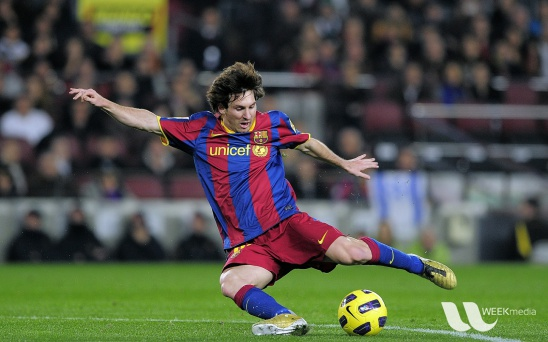
#> input picture messi.jpg, 548 x 342 px
$ python TemplateMatching_inOpenCV.py
#> lines starting #> are read from the running program, lines starting #| are printed output that depends on the picture
# -*- coding: utf-8 -*-
"""
Created on Tue Mar 07 09:43:07 2017

@author: USER
"""

import cv2
import numpy as np
from matplotlib import pyplot as plt

img=cv2.imread('messi.jpg',0)
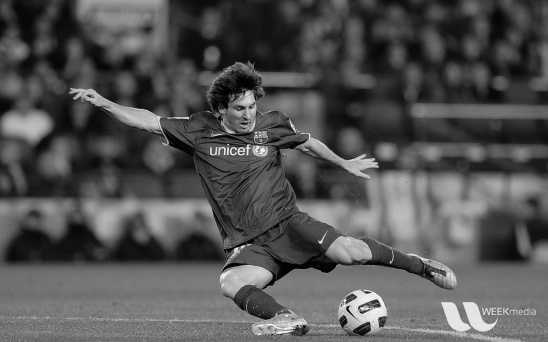
#> img: shape (342, 548); min 0, max 253, mean 83.3
img2=img.copy()
template=cv2.imread('messi_face.jpg',0)
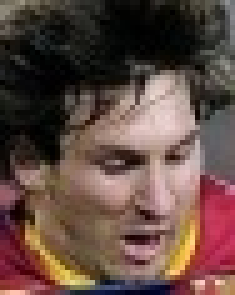
#> input picture messi_face.jpg, 47 x 59 px (shown 5 times larger)
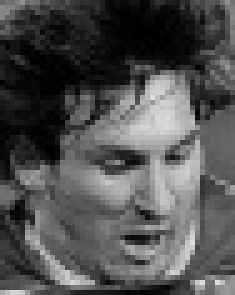
#> template: shape (59, 47) (shown 5 times larger); min 0, max 223, mean 80.4
w,h=template.shape[::-1]
#> w = 47; h = 59


methods=['cv2.TM_CCOEFF','cv2.TM_CCOEFF_NORMED','cv2.TM_CCORR','cv2.TM_CCORR_NORMED',
         'cv2.TM_SQDIFF','cv2.TM_SQDIFF_NORMED']

for meth in methods :
    img=img2.copy()
    method=eval(meth)

    res=cv2.matchTemplate(img,template,method)
    min_val,max_val,min_loc,max_loc=cv2.minMaxLoc(res)

    if method in [cv2.TM_SQDIFF,cv2.TM_SQDIFF_NORMED] :
        top_left=min_loc
    else :
        top_left=max_loc

    bottom_right=(top_left[0]+w,top_left[1]+h)

    cv2.rectangle(img,top_left,bottom_right,255,2)

    plt.subplot(121), plt.imshow(res,cmap='gray')
    plt.title('Matching Result'),plt.xticks([]),plt.yticks([])
    plt.subplot(122), plt.imshow(img,cmap='gray')
    plt.title('Detected Point'),plt.xticks([]),plt.yticks([])
    plt.suptitle(meth)

    plt.show()
#> this loop made 6 passes
#> (min_val, max_val, min_loc, top_left, bottom_right) on passes 1 to 4: (-5433569, 8964286, (97, 205), (216, 76), (263, 135)), (-0.642, 0.999, (98, 206), (216, 76), (263, 135)), (5196723, 37649152, (233, 2), (441, 282), (488, 341)), (0.446, 1, (47, 204), (216, 76), (263, 135))
#> (min_val, max_val, max_loc, top_left, bottom_right) on passes 5 to 6: (14638, 33428454, (222, 267), (216, 76), (263, 135)), (0.000544, 1, (16, 0), (216, 76), (263, 135))
#> pass 1, `res=cv2.matchTemplate(img,template,method)`:
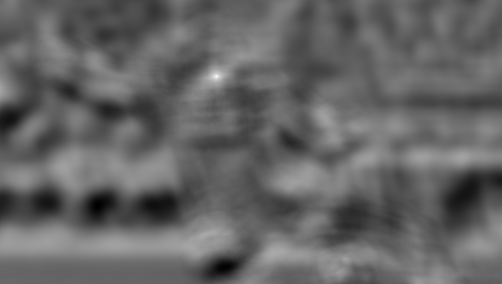
#> res: shape (284, 502) float32; min -5433569, max 8964286, mean 279866.7; drawn with min black and max white
#> pass 1, `plt.show()`:
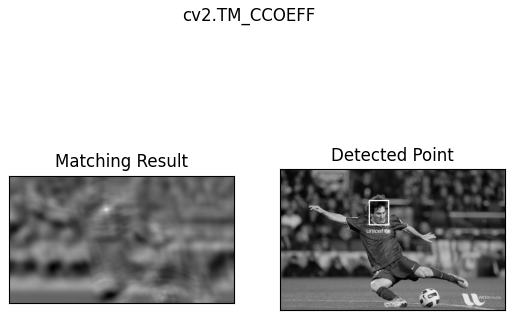
#> figure drawn by matplotlib, 2 panels
#> pass 3, `res=cv2.matchTemplate(img,template,method)`:
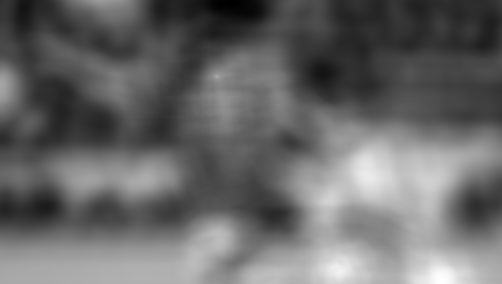
#> res: shape (284, 502) float32; min 5196723, max 37649152, mean 18534798; drawn with min black and max white
#> after the loop:
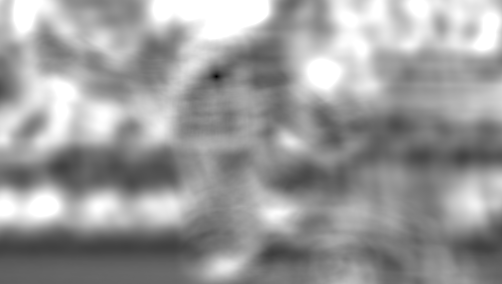
#> res: shape (284, 502) float32; min 0.000544, max 1, mean 0.612
